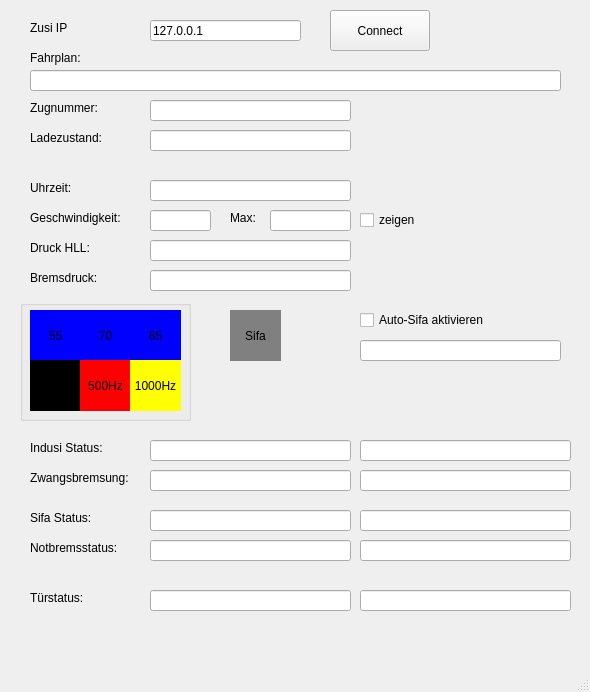
<?xml version="1.0" encoding="UTF-8"?>
<ui version="4.0">
 <class>MainWindow</class>
 <widget class="QMainWindow" name="MainWindow">
  <property name="geometry">
   <rect>
    <x>0</x>
    <y>0</y>
    <width>590</width>
    <height>692</height>
   </rect>
  </property>
  <property name="windowTitle">
   <string>ZusiData</string>
  </property>
  <widget class="QWidget" name="centralwidget">
   <widget class="QLabel" name="label">
    <property name="geometry">
     <rect>
      <x>30</x>
      <y>210</y>
      <width>121</width>
      <height>16</height>
     </rect>
    </property>
    <property name="text">
     <string>Geschwindigkeit:</string>
    </property>
   </widget>
   <widget class="QLineEdit" name="geschwindigkeit">
    <property name="geometry">
     <rect>
      <x>150</x>
      <y>210</y>
      <width>61</width>
      <height>21</height>
     </rect>
    </property>
    <property name="readOnly">
     <bool>true</bool>
    </property>
   </widget>
   <widget class="QLabel" name="label_2">
    <property name="geometry">
     <rect>
      <x>30</x>
      <y>240</y>
      <width>101</width>
      <height>16</height>
     </rect>
    </property>
    <property name="text">
     <string>Druck HLL:</string>
    </property>
   </widget>
   <widget class="QLineEdit" name="druckhll">
    <property name="geometry">
     <rect>
      <x>150</x>
      <y>240</y>
      <width>201</width>
      <height>21</height>
     </rect>
    </property>
    <property name="readOnly">
     <bool>true</bool>
    </property>
   </widget>
   <widget class="QGroupBox" name="groupBox">
    <property name="geometry">
     <rect>
      <x>20</x>
      <y>300</y>
      <width>171</width>
      <height>121</height>
     </rect>
    </property>
    <property name="title">
     <string/>
    </property>
    <widget class="QLabel" name="lm_u">
     <property name="geometry">
      <rect>
       <x>10</x>
       <y>10</y>
       <width>51</width>
       <height>51</height>
      </rect>
     </property>
     <property name="autoFillBackground">
      <bool>false</bool>
     </property>
     <property name="styleSheet">
      <string notr="true">background-color: blue;</string>
     </property>
     <property name="text">
      <string>55</string>
     </property>
     <property name="alignment">
      <set>Qt::AlignCenter</set>
     </property>
    </widget>
    <widget class="QLabel" name="lm_m">
     <property name="geometry">
      <rect>
       <x>60</x>
       <y>10</y>
       <width>51</width>
       <height>51</height>
      </rect>
     </property>
     <property name="autoFillBackground">
      <bool>false</bool>
     </property>
     <property name="styleSheet">
      <string notr="true">background-color: blue;</string>
     </property>
     <property name="text">
      <string>70</string>
     </property>
     <property name="alignment">
      <set>Qt::AlignCenter</set>
     </property>
    </widget>
    <widget class="QLabel" name="lm_o">
     <property name="geometry">
      <rect>
       <x>110</x>
       <y>10</y>
       <width>51</width>
       <height>51</height>
      </rect>
     </property>
     <property name="autoFillBackground">
      <bool>false</bool>
     </property>
     <property name="styleSheet">
      <string notr="true">background-color: blue;</string>
     </property>
     <property name="text">
      <string>85</string>
     </property>
     <property name="alignment">
      <set>Qt::AlignCenter</set>
     </property>
    </widget>
    <widget class="QLabel" name="lm_40">
     <property name="geometry">
      <rect>
       <x>10</x>
       <y>60</y>
       <width>51</width>
       <height>51</height>
      </rect>
     </property>
     <property name="autoFillBackground">
      <bool>false</bool>
     </property>
     <property name="styleSheet">
      <string notr="true">background-color: black</string>
     </property>
     <property name="text">
      <string>Befehl
40</string>
     </property>
     <property name="alignment">
      <set>Qt::AlignCenter</set>
     </property>
    </widget>
    <widget class="QLabel" name="lm_500">
     <property name="geometry">
      <rect>
       <x>60</x>
       <y>60</y>
       <width>51</width>
       <height>51</height>
      </rect>
     </property>
     <property name="autoFillBackground">
      <bool>false</bool>
     </property>
     <property name="styleSheet">
      <string notr="true">background-color: red;</string>
     </property>
     <property name="text">
      <string>500Hz</string>
     </property>
     <property name="alignment">
      <set>Qt::AlignCenter</set>
     </property>
    </widget>
    <widget class="QLabel" name="lm_1000">
     <property name="geometry">
      <rect>
       <x>110</x>
       <y>60</y>
       <width>51</width>
       <height>51</height>
      </rect>
     </property>
     <property name="autoFillBackground">
      <bool>false</bool>
     </property>
     <property name="styleSheet">
      <string notr="true">background-color: yellow;</string>
     </property>
     <property name="text">
      <string>1000Hz</string>
     </property>
     <property name="alignment">
      <set>Qt::AlignCenter</set>
     </property>
    </widget>
   </widget>
   <widget class="QLabel" name="lm_sifa">
    <property name="geometry">
     <rect>
      <x>230</x>
      <y>310</y>
      <width>51</width>
      <height>51</height>
     </rect>
    </property>
    <property name="autoFillBackground">
     <bool>false</bool>
    </property>
    <property name="styleSheet">
     <string notr="true">background-color: gray;</string>
    </property>
    <property name="text">
     <string>Sifa</string>
    </property>
    <property name="alignment">
     <set>Qt::AlignCenter</set>
    </property>
   </widget>
   <widget class="QLabel" name="label_10">
    <property name="geometry">
     <rect>
      <x>30</x>
      <y>440</y>
      <width>91</width>
      <height>16</height>
     </rect>
    </property>
    <property name="text">
     <string>Indusi Status:</string>
    </property>
   </widget>
   <widget class="QLineEdit" name="indusistatus">
    <property name="geometry">
     <rect>
      <x>150</x>
      <y>440</y>
      <width>201</width>
      <height>21</height>
     </rect>
    </property>
    <property name="alignment">
     <set>Qt::AlignCenter</set>
    </property>
    <property name="readOnly">
     <bool>true</bool>
    </property>
   </widget>
   <widget class="QLabel" name="label_11">
    <property name="geometry">
     <rect>
      <x>30</x>
      <y>510</y>
      <width>111</width>
      <height>16</height>
     </rect>
    </property>
    <property name="text">
     <string>Sifa Status:</string>
    </property>
   </widget>
   <widget class="QLineEdit" name="sifastatus">
    <property name="geometry">
     <rect>
      <x>150</x>
      <y>510</y>
      <width>201</width>
      <height>21</height>
     </rect>
    </property>
    <property name="alignment">
     <set>Qt::AlignCenter</set>
    </property>
    <property name="readOnly">
     <bool>true</bool>
    </property>
   </widget>
   <widget class="QLabel" name="label_12">
    <property name="geometry">
     <rect>
      <x>30</x>
      <y>180</y>
      <width>121</width>
      <height>16</height>
     </rect>
    </property>
    <property name="text">
     <string>Uhrzeit:</string>
    </property>
   </widget>
   <widget class="QLineEdit" name="uhrzeit">
    <property name="geometry">
     <rect>
      <x>150</x>
      <y>180</y>
      <width>201</width>
      <height>21</height>
     </rect>
    </property>
    <property name="readOnly">
     <bool>true</bool>
    </property>
   </widget>
   <widget class="QLabel" name="label_13">
    <property name="geometry">
     <rect>
      <x>30</x>
      <y>540</y>
      <width>111</width>
      <height>16</height>
     </rect>
    </property>
    <property name="text">
     <string>Notbremsstatus:</string>
    </property>
   </widget>
   <widget class="QLineEdit" name="nbuestatus">
    <property name="geometry">
     <rect>
      <x>150</x>
      <y>540</y>
      <width>201</width>
      <height>21</height>
     </rect>
    </property>
    <property name="alignment">
     <set>Qt::AlignCenter</set>
    </property>
    <property name="readOnly">
     <bool>true</bool>
    </property>
   </widget>
   <widget class="QLineEdit" name="sifabauart">
    <property name="geometry">
     <rect>
      <x>360</x>
      <y>510</y>
      <width>211</width>
      <height>21</height>
     </rect>
    </property>
    <property name="alignment">
     <set>Qt::AlignCenter</set>
    </property>
    <property name="readOnly">
     <bool>true</bool>
    </property>
   </widget>
   <widget class="QLineEdit" name="indusibauart">
    <property name="geometry">
     <rect>
      <x>360</x>
      <y>440</y>
      <width>211</width>
      <height>21</height>
     </rect>
    </property>
    <property name="alignment">
     <set>Qt::AlignCenter</set>
    </property>
    <property name="readOnly">
     <bool>true</bool>
    </property>
   </widget>
   <widget class="QLineEdit" name="nbuebauart">
    <property name="geometry">
     <rect>
      <x>360</x>
      <y>540</y>
      <width>211</width>
      <height>21</height>
     </rect>
    </property>
    <property name="alignment">
     <set>Qt::AlignCenter</set>
    </property>
    <property name="readOnly">
     <bool>true</bool>
    </property>
   </widget>
   <widget class="QLineEdit" name="indusizwangsbremsung">
    <property name="geometry">
     <rect>
      <x>150</x>
      <y>470</y>
      <width>201</width>
      <height>21</height>
     </rect>
    </property>
    <property name="alignment">
     <set>Qt::AlignCenter</set>
    </property>
    <property name="readOnly">
     <bool>true</bool>
    </property>
   </widget>
   <widget class="QLabel" name="label_14">
    <property name="geometry">
     <rect>
      <x>30</x>
      <y>470</y>
      <width>111</width>
      <height>16</height>
     </rect>
    </property>
    <property name="text">
     <string>Zwangsbremsung:</string>
    </property>
   </widget>
   <widget class="QLineEdit" name="indusizusatzinfo">
    <property name="geometry">
     <rect>
      <x>360</x>
      <y>470</y>
      <width>211</width>
      <height>21</height>
     </rect>
    </property>
    <property name="alignment">
     <set>Qt::AlignCenter</set>
    </property>
    <property name="readOnly">
     <bool>true</bool>
    </property>
   </widget>
   <widget class="QLineEdit" name="sollgeschwindigkeit">
    <property name="geometry">
     <rect>
      <x>270</x>
      <y>210</y>
      <width>81</width>
      <height>21</height>
     </rect>
    </property>
    <property name="readOnly">
     <bool>true</bool>
    </property>
   </widget>
   <widget class="QLabel" name="label_15">
    <property name="geometry">
     <rect>
      <x>30</x>
      <y>590</y>
      <width>111</width>
      <height>16</height>
     </rect>
    </property>
    <property name="text">
     <string>Türstatus:</string>
    </property>
   </widget>
   <widget class="QLineEdit" name="tuerenlinks">
    <property name="geometry">
     <rect>
      <x>150</x>
      <y>590</y>
      <width>201</width>
      <height>21</height>
     </rect>
    </property>
    <property name="alignment">
     <set>Qt::AlignCenter</set>
    </property>
    <property name="readOnly">
     <bool>true</bool>
    </property>
   </widget>
   <widget class="QLineEdit" name="tuerenrechts">
    <property name="geometry">
     <rect>
      <x>360</x>
      <y>590</y>
      <width>211</width>
      <height>21</height>
     </rect>
    </property>
    <property name="alignment">
     <set>Qt::AlignCenter</set>
    </property>
    <property name="readOnly">
     <bool>true</bool>
    </property>
   </widget>
   <widget class="QLabel" name="label_16">
    <property name="geometry">
     <rect>
      <x>30</x>
      <y>20</y>
      <width>121</width>
      <height>16</height>
     </rect>
    </property>
    <property name="text">
     <string>Zusi IP</string>
    </property>
   </widget>
   <widget class="QLineEdit" name="zusi_ip">
    <property name="geometry">
     <rect>
      <x>150</x>
      <y>20</y>
      <width>151</width>
      <height>21</height>
     </rect>
    </property>
    <property name="text">
     <string>127.0.0.1</string>
    </property>
   </widget>
   <widget class="QPushButton" name="connectButton">
    <property name="geometry">
     <rect>
      <x>330</x>
      <y>10</y>
      <width>100</width>
      <height>41</height>
     </rect>
    </property>
    <property name="text">
     <string>Connect</string>
    </property>
   </widget>
   <widget class="QLineEdit" name="zugnummer">
    <property name="geometry">
     <rect>
      <x>150</x>
      <y>100</y>
      <width>201</width>
      <height>21</height>
     </rect>
    </property>
    <property name="readOnly">
     <bool>true</bool>
    </property>
   </widget>
   <widget class="QLabel" name="label_17">
    <property name="geometry">
     <rect>
      <x>30</x>
      <y>100</y>
      <width>121</width>
      <height>16</height>
     </rect>
    </property>
    <property name="text">
     <string>Zugnummer:</string>
    </property>
   </widget>
   <widget class="QLineEdit" name="fahrplan">
    <property name="geometry">
     <rect>
      <x>30</x>
      <y>70</y>
      <width>531</width>
      <height>21</height>
     </rect>
    </property>
    <property name="readOnly">
     <bool>true</bool>
    </property>
   </widget>
   <widget class="QLabel" name="label_18">
    <property name="geometry">
     <rect>
      <x>30</x>
      <y>50</y>
      <width>121</width>
      <height>16</height>
     </rect>
    </property>
    <property name="text">
     <string>Fahrplan:</string>
    </property>
   </widget>
   <widget class="QLineEdit" name="ladezustand">
    <property name="geometry">
     <rect>
      <x>150</x>
      <y>130</y>
      <width>201</width>
      <height>21</height>
     </rect>
    </property>
    <property name="readOnly">
     <bool>true</bool>
    </property>
   </widget>
   <widget class="QLabel" name="label_19">
    <property name="geometry">
     <rect>
      <x>30</x>
      <y>130</y>
      <width>121</width>
      <height>16</height>
     </rect>
    </property>
    <property name="text">
     <string>Ladezustand:</string>
    </property>
   </widget>
   <widget class="QLineEdit" name="bremsdruck">
    <property name="geometry">
     <rect>
      <x>150</x>
      <y>270</y>
      <width>201</width>
      <height>21</height>
     </rect>
    </property>
    <property name="readOnly">
     <bool>true</bool>
    </property>
   </widget>
   <widget class="QLabel" name="label_3">
    <property name="geometry">
     <rect>
      <x>30</x>
      <y>270</y>
      <width>101</width>
      <height>16</height>
     </rect>
    </property>
    <property name="text">
     <string>Bremsdruck:</string>
    </property>
   </widget>
   <widget class="QLabel" name="label_4">
    <property name="geometry">
     <rect>
      <x>230</x>
      <y>210</y>
      <width>51</width>
      <height>16</height>
     </rect>
    </property>
    <property name="text">
     <string>Max:</string>
    </property>
   </widget>
   <widget class="QCheckBox" name="sollgeschwindigkeit_check">
    <property name="geometry">
     <rect>
      <x>360</x>
      <y>210</y>
      <width>85</width>
      <height>20</height>
     </rect>
    </property>
    <property name="text">
     <string>zeigen</string>
    </property>
   </widget>
   <widget class="QCheckBox" name="autosifa_check">
    <property name="geometry">
     <rect>
      <x>360</x>
      <y>310</y>
      <width>151</width>
      <height>20</height>
     </rect>
    </property>
    <property name="text">
     <string>Auto-Sifa aktivieren</string>
    </property>
   </widget>
   <widget class="QLineEdit" name="autosifastatus">
    <property name="geometry">
     <rect>
      <x>360</x>
      <y>340</y>
      <width>201</width>
      <height>21</height>
     </rect>
    </property>
    <property name="alignment">
     <set>Qt::AlignCenter</set>
    </property>
    <property name="readOnly">
     <bool>true</bool>
    </property>
   </widget>
  </widget>
  <widget class="QMenuBar" name="menubar">
   <property name="geometry">
    <rect>
     <x>0</x>
     <y>0</y>
     <width>590</width>
     <height>17</height>
    </rect>
   </property>
  </widget>
  <widget class="QStatusBar" name="statusbar"/>
 </widget>
 <resources/>
 <connections/>
</ui>
